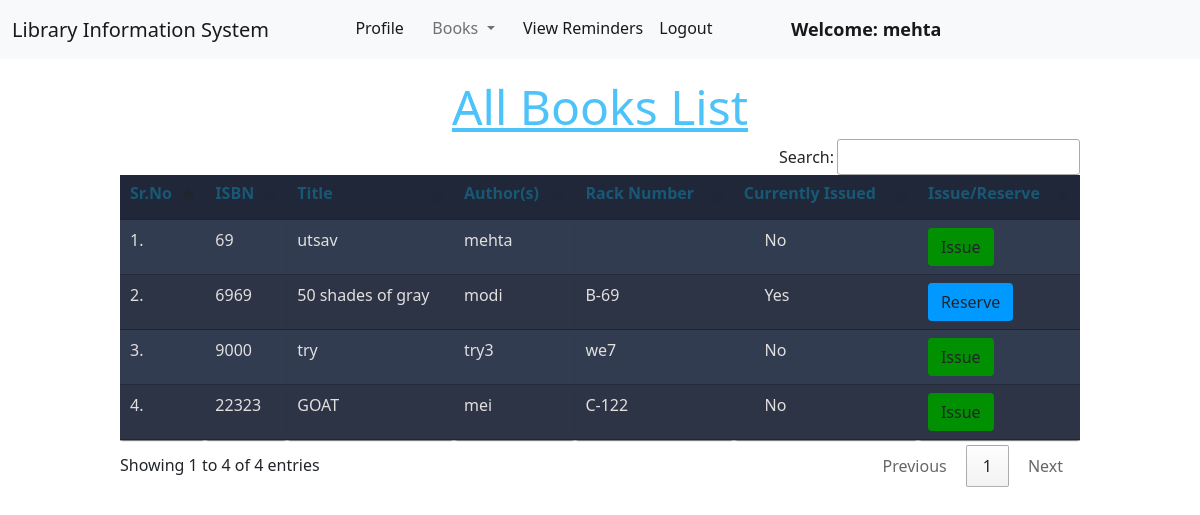
Page /member/view_books/ (signed in) on the committed database.
### book/models.py (models this page shows, shortened)
class Book(models.Model):
    title = models.CharField(max_length=200)
    author = models.CharField(max_length=200)
    isbn = models.CharField(max_length= 15)
    rack_number = models.CharField(max_length= 10)
    issue_date = models.DateField(null= True)
    date_added = models.DateField(null=True)
    return_requested = models.BooleanField(default=False)
    last_issued_date = models.DateField(null=True)
    issue_member = models.ForeignKey("member.Member", on_delete = models.SET_NULL, null = True)

### member/views.py (the view)
# urls.py: path("view_books/", views.view_books, name="view_books"),
@login_required(login_url = '/member/login')
def view_books(request):
    books = Book.objects.all()
    return render(request, "member/view_books.html", {'books' :books})

### member/templates/member/view_books.html (shortened to what this page needs)
{% extends 'member/member_navbar.html' %}
{% load static %}
{% block body %}
<div class="container mt-4">
    <h1 class="text-center"><u>All Books List</u></h1>
    <table class="table table-hover" id="example">
        <thead>
            <tr>
                <th><h1>Sr.No</h1></th>
                <th><h1>ISBN</h1></th>
                <th><h1>Title</h1></th>
                <th><h1>Author(s)</h1></th>
                <th><h1>Rack Number</h1></th>
                <th><h1>Currently Issued</h1></th>
                <th><h1>Issue/Reserve</h1></th>
            </tr>
        </thead>
        <tbody>
            {% for book in books %}
            <tr>
                <td>{{forloop.counter}}.</td>
                <td>{{book.isbn}}</td>
                <td>{{book.title}}</td>
                <td>{{book.author}}</td>
                <td>{{book.rack_number}}</td>
                {% if book.issue_date is "" or book.issue_date is null %}
                    <td>&nbsp;&nbsp;&nbsp;&nbsp;&nbsp;No</td>
                    <td><a href="/member/issue_book/{{book.id}}/" class="btn btn-issue" onclick="return confirm('Are you sure you want to Issue this book?')">Issue</a></td>
                {% else %}
                    <td>&nbsp;&nbsp;&nbsp;&nbsp;&nbsp;Yes</td>
                    <td><a href="/member/reserve_book/{{book.id}}/" class="btn btn-reserve" onclick="return confirm('Are you sure you want to Reserve this book?')">Reserve</a></td>
                {% endif %}
            </tr>
            {% endfor %}
        </tbody>
    </table>
    </div>
{% endblock %}

### member/templates/member/member_navbar.html (shortened to what this page needs)
<!doctype html>
<html lang="en">
  <head>
    <link href="https://cdn.jsdelivr.net/npm/bootstrap@5.1.0/dist/css/bootstrap.min.css" rel="stylesheet">
    <link rel="stylesheet" href="https://cdn.datatables.net/1.10.25/css/jquery.dataTables.min.css">
    <link rel="stylesheet" href="https://cdn.datatables.net/buttons/1.7.1/css/buttons.dataTables.min.css">
  </head>
  <body>
    <nav class="navbar navbar-expand-lg navbar-light bg-light sticky-top">
        <div class="container-fluid">
          <a class="navbar-brand" href="#">Library Information System</a>
          <div class="collapse navbar-collapse" id="navbarSupportedContent">
            <ul class="navbar-nav me-auto mb-2 mb-lg-0">
              <li class="nav-item">
                <a class="nav-link active" aria-current="page" href="/member/profile/">Profile</a>
              </li>
              <li class="nav-item dropdown">
                <a class="nav-link dropdown-toggle" href="#" id="navbarDropdown" role="button" data-bs-toggle="dropdown" aria-expanded="false">
                  Books
                </a>
              </li>
              <li class="nav-item">
                <li><a class="nav-link active" href="/member/view_reminders">View Reminders</a></li>
              </li>
              <li class="nav-item">
                <a class="nav-link active" aria-current="page" href="/member/logout/">Logout</a>
              </li>
              <li class="nav-item display-msg-header">
                <a style="font-weight:600; font-family:'Segoe UI', Tahoma, Geneva, Verdana, sans-serif; font-size: large;" class="nav-link active" href="#">Welcome: {{request.user.first_name}}</a>
              </li>
            </ul>
          </div>
        </div>
      </nav>
      {% block body %}
      {% endblock %}
  </body>
</html>

### member/templates/member/view_books.html (style rules this page uses)
.btn-issue { background-color: rgb(1, 144, 1); }
.btn-reserve { background-color: rgb(0, 153, 255) }
h1 { font-size: 3em; font-weight: 300; line-height: 1em; text-align: center; color: #4dc3fa; }
.container th h1 { font-weight: bold; font-size: 1em; text-align: left; color: #185875; }
.container td { font-weight: normal; font-size: 1em; -webkit-box-shadow: 0 2px 2px -2px #0e1119; -moz-box-shadow: 0 2px 2px -2px #0e1119; box-shadow: 0 2px 2px -2px #0e1119; }
.container { text-align: left; overflow: hidden; width: 80%; margin: 0 auto; display: table; padding: 0 0 8em 0; }
.container td, .container th { padding-bottom: 2%; padding-top: 2%; padding-left: 2%; }
.container tr:nth-child(odd) { background-color: #323c50; }
.container tr:nth-child(even) { background-color: #2c3446; }
.container th { background-color: #1f2739; }
.container td { color: rgb(226, 223, 223); }

### rows in the picture
Book: isbn "69", title "utsav", author "mehta"
Book: isbn "6969", title "50 shades of gray", author "modi", rack_number "B-69"
Book: isbn "9000", title "try", author "try3", rack_number "we7"
Book: isbn "22323", title "GOAT", author "mei", rack_number "C-122"

### other values in the picture
{{ request.user.first_name }} "mehta"
